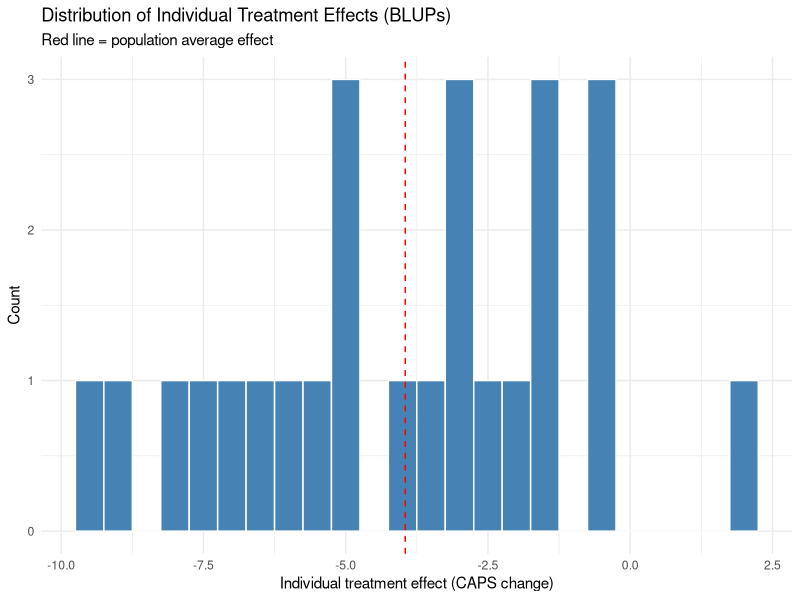
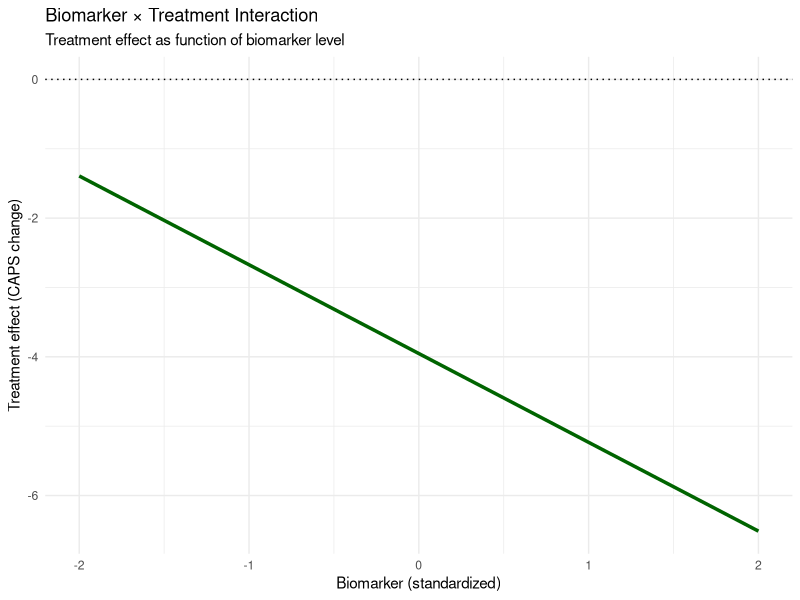
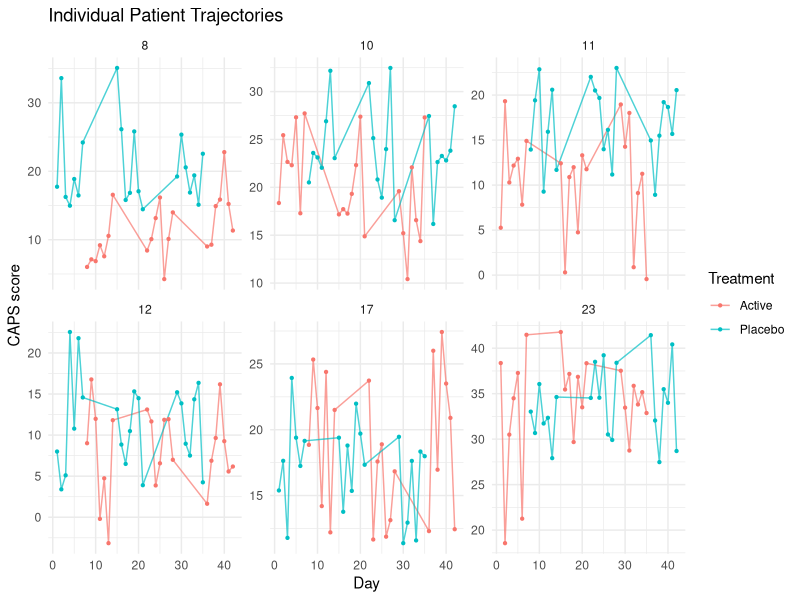
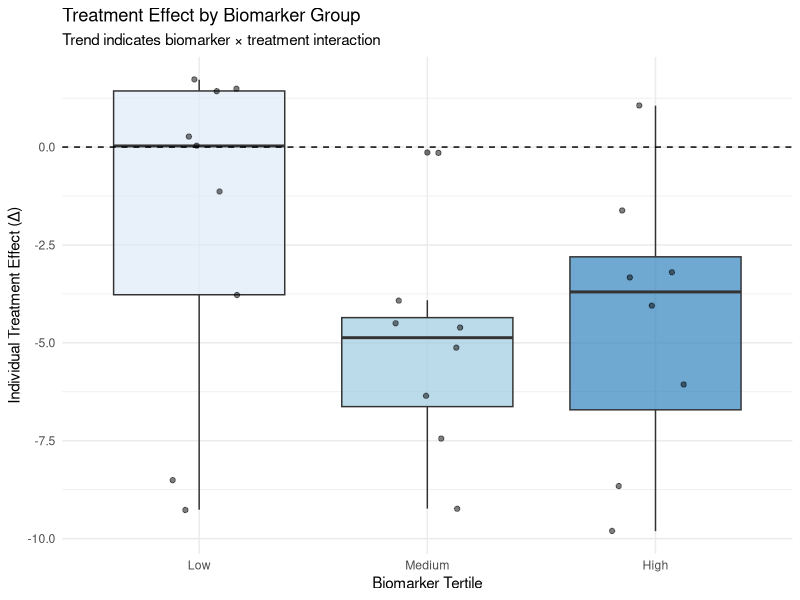
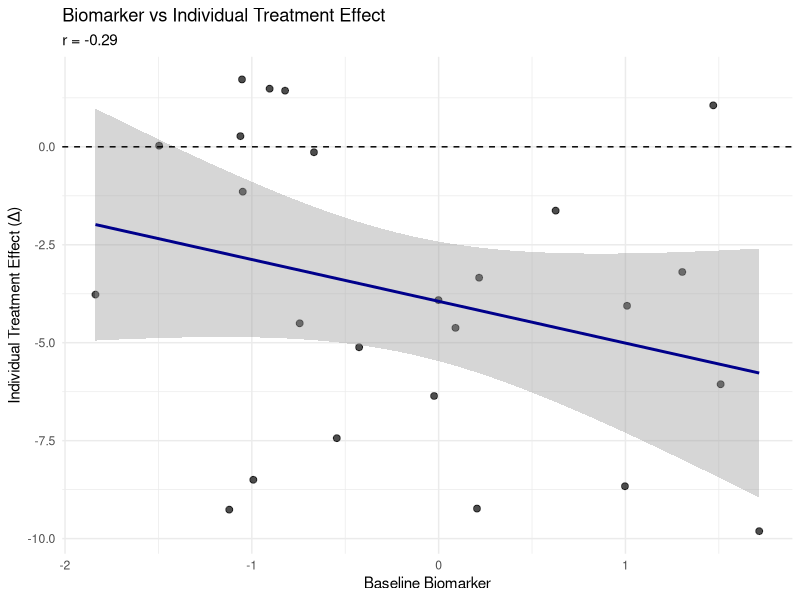
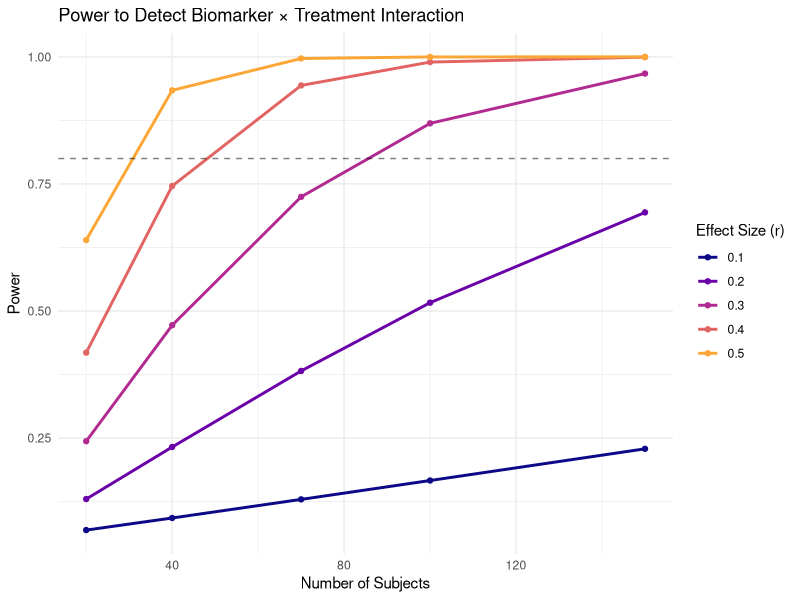
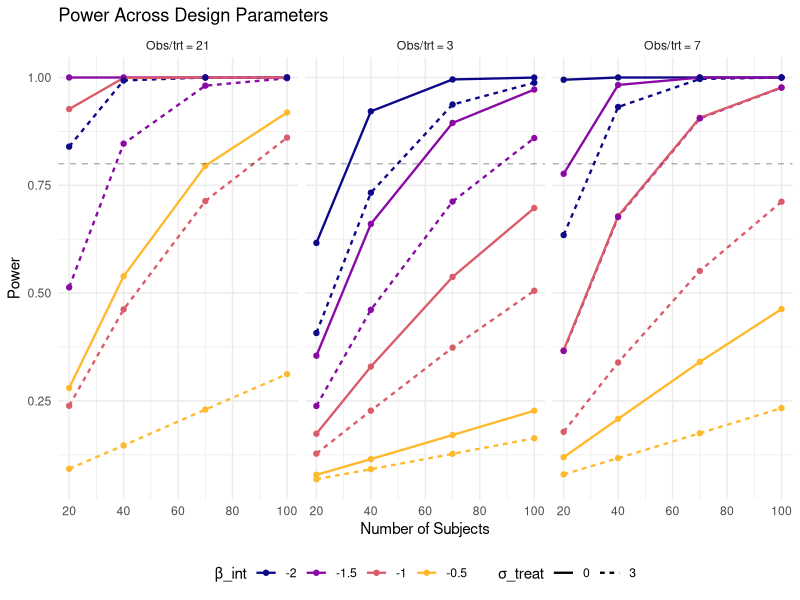

These charts were generated, in order, by the following R code:
## ---- chunk 1
knitr::opts_chunk$set(
  comment = "#>",
  collapse = TRUE,
  message = FALSE,
  warning = FALSE,
  fig.width = 7,
  fig.height = 5
)
## ---- chunk 2
library(tidyverse)
library(lme4)
library(lmerTest)  # Provides p-values for lmer models
library(nlme)
library(emmeans)
# library(brms)  # Uncomment if using Bayesian models
## ---- chunk 3
set.seed(2025)

# Parameters
n_subj <- 40
periods <- 3

# True effects
mu <- 20                    # baseline mean CAPS score
beta_treat <- -4            # average treatment effect (reduction)
beta_bm <- 2                # biomarker main effect
beta_int <- -1.5            # biomarker x treatment interaction
beta_period <- 0.5          # period effect
sigma_subj <- 6             # between-subject SD
sigma_resid <- 8            # residual SD

# Create subject-level intercepts and baseline biomarker
subj_df <- tibble(
  subject = 1:n_subj,
  u = rnorm(n_subj, 0, sigma_subj),
  bm = rnorm(n_subj, 0, 1)
)

# Assign half to sequence ABA and half to BAB
subj_df <- subj_df %>%
  mutate(sequence = rep(c("ABA", "BAB"), length.out = n_subj))

# Expand to periods
crossover <- subj_df %>%
  group_by(subject) %>%
  reframe(period = 1:periods, u = u, bm = bm, sequence = sequence) %>%
  mutate(
    treatment = case_when(
      sequence == "ABA" & period == 1 ~ "A",
      sequence == "ABA" & period == 2 ~ "B",
      sequence == "ABA" & period == 3 ~ "A",
      sequence == "BAB" & period == 1 ~ "B",
      sequence == "BAB" & period == 2 ~ "A",
      sequence == "BAB" & period == 3 ~ "B"
    ),
    trt_indicator = if_else(treatment == "B", 1, 0)
  )

# Simulate outcome with biomarker interaction
crossover <- crossover %>%
  mutate(
    Y = mu + u +
      beta_period * period +
      beta_treat * trt_indicator +
      beta_bm * bm +
      beta_int * trt_indicator * bm +
      rnorm(n(), 0, sigma_resid)
  )

# Quick glance
head(crossover)
## ---- chunk 4
# lmer with random intercept and biomarker x treatment interaction
m_crossover <- lmer(
  Y ~ trt_indicator * bm + factor(period) + (1 | subject),
  data = crossover
)
summary(m_crossover)

# Estimated average treatment effect (at mean biomarker = 0)
fixef(m_crossover)["trt_indicator"]

# Estimated biomarker x treatment interaction (population-level)
fixef(m_crossover)["trt_indicator:bm"]

# Treatment effect at different biomarker levels
emmeans(m_crossover, ~ trt_indicator | bm, at = list(bm = c(-1, 0, 1)))
## ---- chunk 5
set.seed(2025)

n_subj <- 25
cycles <- 6
obs_per_period <- 7

# True effects
mu <- 20
beta_treat_pop <- -4
beta_bm <- 2
beta_int_pop <- -1.5
beta_carry <- 1.5

sigma_subj <- 6
sigma_treat_sd <- 3
sigma_int_sd <- 0.8
sigma_resid <- 5

# Create subject-level random effects
subj <- tibble(
  subject = 1:n_subj,
  u = rnorm(n_subj, 0, sigma_subj),
  u_trt = rnorm(n_subj, 0, sigma_treat_sd),
  u_int = rnorm(n_subj, 0, sigma_int_sd),
  bm_baseline = rnorm(n_subj, 0, 1)
)

# Build periods alternating A/B starting at random
nof1 <- subj %>%
  crossing(period = 1:cycles) %>%
  group_by(subject) %>%
  mutate(order_start = first(sample(c(0, 1), 1))) %>%
  ungroup() %>%
  mutate(trt_indicator = (order_start + period) %% 2)

# Expand to daily observations within each period
nof1 <- nof1 %>%
  crossing(day = 1:obs_per_period) %>%
  arrange(subject, period, day)

# Add time-varying biomarker
nof1 <- nof1 %>%
  mutate(bm = bm_baseline + rnorm(n(), 0, 0.3))

# Add carryover effect
nof1 <- nof1 %>%
  group_by(subject) %>%
  mutate(
    prior_trt = lag(trt_indicator, default = 0),
    carryover = if_else(period > 1 & day <= 2, prior_trt, 0)
  ) %>%
  ungroup()

# Simulate outcomes
nof1 <- nof1 %>%
  mutate(
    Y = mu + u +
      (beta_treat_pop + u_trt) * trt_indicator +
      beta_bm * bm +
      (beta_int_pop + u_int) * trt_indicator * bm +
      beta_carry * carryover +
      rnorm(n(), 0, sigma_resid)
  )

# Inspect
nof1 %>%
  group_by(subject) %>%
  summarise(n_obs = n(), n_periods = n_distinct(period)) %>%
  head()
## ---- chunk 6
# Random intercept + random slope for treatment + biomarker interaction + carryover
m_nof1 <- lmer(
  Y ~ trt_indicator * bm + carryover + (1 + trt_indicator | subject),
  data = nof1,
  REML = TRUE
)
summary(m_nof1)

# Extract fixed (population) effects
fixef(m_nof1)

# Population treatment effect (at mean biomarker = 0)
fixef(m_nof1)["trt_indicator"]

# Population biomarker x treatment interaction
fixef(m_nof1)["trt_indicator:bm"]

# Carryover effect
fixef(m_nof1)["carryover"]

# Extract subject-specific treatment effects (BLUPs)
subj_trt_effects <- ranef(m_nof1)$subject[["trt_indicator"]] +
  fixef(m_nof1)["trt_indicator"]
head(subj_trt_effects)
## ---- chunk 7
# Plot individual subject treatment effects
subj_effects <- ranef(m_nof1)$subject %>%
  as.data.frame() %>%
  rownames_to_column(var = "subject") %>%
  mutate(
    subject = as.integer(subject),
    subj_trt = trt_indicator + fixef(m_nof1)["trt_indicator"]
  )

ggplot(subj_effects, aes(x = subj_trt)) +
  geom_histogram(binwidth = 0.5, fill = "steelblue", color = "white") +
  geom_vline(
    xintercept = fixef(m_nof1)["trt_indicator"],
    linetype = "dashed",
    color = "red"
  ) +
  labs(
    title = "Distribution of Individual Treatment Effects (BLUPs)",
    subtitle = "Red line = population average effect",
    x = "Individual treatment effect (CAPS change)",
    y = "Count"
  ) +
  theme_minimal()
## ---- chunk 8
# Plot biomarker x treatment interaction
bm_range <- seq(-2, 2, by = 0.1)
interaction_df <- tibble(
  bm = bm_range,
  trt_effect = fixef(m_nof1)["trt_indicator"] +
    fixef(m_nof1)["trt_indicator:bm"] * bm_range
)

ggplot(interaction_df, aes(x = bm, y = trt_effect)) +
  geom_line(linewidth = 1.2, color = "darkgreen") +
  geom_hline(yintercept = 0, linetype = "dotted") +
  labs(
    title = "Biomarker × Treatment Interaction",
    subtitle = "Treatment effect as function of biomarker level",
    x = "Biomarker (standardized)",
    y = "Treatment effect (CAPS change)"
  ) +
  theme_minimal()
## ---- chunk 9
# Observed trajectories for sample subjects
sample_subj <- sample(unique(nof1$subject), 6)

nof1 %>%
  filter(subject %in% sample_subj) %>%
  mutate(
    time = (period - 1) * obs_per_period + day,
    trt = if_else(trt_indicator == 1, "Active", "Placebo")
  ) %>%
  ggplot(aes(x = time, y = Y, color = trt)) +
  geom_line(alpha = 0.7) +
  geom_point(size = 0.8) +
  facet_wrap(~subject, scales = "free_y") +
  labs(
    title = "Individual Patient Trajectories",
    x = "Day",
    y = "CAPS score",
    color = "Treatment"
  ) +
  theme_minimal()
## ---- chunk 10
# Compute per-subject treatment effects from the N-of-1 data
subj_summary <- nof1 %>%
  group_by(subject, trt_indicator) %>%
  summarise(mean_Y = mean(Y), .groups = "drop") %>%
  pivot_wider(names_from = trt_indicator, values_from = mean_Y,
              names_prefix = "trt_") %>%
  mutate(delta = trt_1 - trt_0)  # Active - Placebo

# Merge with baseline biomarker
subj_summary <- nof1 %>%
  distinct(subject, bm_baseline) %>%
  right_join(subj_summary, by = "subject")

# Simple linear regression of treatment effect on biomarker
reg_summary <- lm(delta ~ bm_baseline, data = subj_summary)
summary(reg_summary)

# The slope directly estimates the interaction
coef(reg_summary)["bm_baseline"]
## ---- chunk 11
# Pearson correlation between biomarker and treatment effect
cor_result <- cor.test(subj_summary$bm_baseline, subj_summary$delta)
cor_result

# Effect size: r ≈ 0.1 small, r ≈ 0.3 medium, r ≈ 0.5 large
## ---- chunk 12
# Discretize biomarker into tertiles
subj_summary <- subj_summary %>%
  mutate(
    bm_tertile = cut(
      bm_baseline,
      breaks = quantile(bm_baseline, c(0, 1/3, 2/3, 1)),
      labels = c("Low", "Medium", "High"),
      include.lowest = TRUE
    )
  )

# One-way ANOVA
anova_result <- anova(lm(delta ~ bm_tertile, data = subj_summary))
anova_result

# Effect size: eta-squared
eta_sq <- anova_result["bm_tertile", "Sum Sq"] / sum(anova_result[, "Sum Sq"])
cat("Eta-squared:", round(eta_sq, 3), "\n")

# Cell means
subj_summary %>%
  group_by(bm_tertile) %>%
  summarise(
    n = n(),
    mean_delta = mean(delta),
    sd_delta = sd(delta),
    .groups = "drop"
  )
## ---- chunk 13
# Extract p-value from lmer model (requires lmerTest)
lmer_coefs <- coef(summary(m_nof1))
lmer_pval <- lmer_coefs["trt_indicator:bm", "Pr(>|t|)"]

# Compile results
comparison <- tibble(
  Method = c("Mixed Model", "Summary Regression", "Correlation", "ANOVA"),
  Estimate = c(
    fixef(m_nof1)["trt_indicator:bm"],
    coef(reg_summary)["bm_baseline"],
    cor_result$estimate,
    eta_sq
  ),
  P_value = c(
    lmer_pval,
    summary(reg_summary)$coefficients["bm_baseline", "Pr(>|t|)"],
    cor_result$p.value,
    anova_result["bm_tertile", "Pr(>F)"]
  )
)

comparison %>%
  mutate(Estimate = round(Estimate, 3),
         P_value = format.pval(P_value, digits = 3))
## ---- chunk 14
ggplot(subj_summary, aes(x = bm_tertile, y = delta, fill = bm_tertile)) +
  geom_boxplot(alpha = 0.7) +
  geom_jitter(width = 0.2, alpha = 0.5) +
  geom_hline(yintercept = 0, linetype = "dashed") +
  scale_fill_brewer(palette = "Blues") +
  labs(
    title = "Treatment Effect by Biomarker Group",
    subtitle = "Trend indicates biomarker × treatment interaction",
    x = "Biomarker Tertile",
    y = "Individual Treatment Effect (Δ)"
  ) +
  theme_minimal() +
  theme(legend.position = "none")
## ---- chunk 15
ggplot(subj_summary, aes(x = bm_baseline, y = delta)) +
  geom_point(alpha = 0.7, size = 2) +
  geom_smooth(method = "lm", se = TRUE, color = "darkblue") +
  geom_hline(yintercept = 0, linetype = "dashed") +
  labs(
    title = "Biomarker vs Individual Treatment Effect",
    subtitle = paste("r =", round(cor_result$estimate, 2)),
    x = "Baseline Biomarker",
    y = "Individual Treatment Effect (Δ)"
  ) +
  theme_minimal()
## ---- chunk 16
power_correlation <- function(r, n, alpha = 0.05) {
  ncp <- abs(r) * sqrt(n - 2) / sqrt(1 - r^2)
  t_crit <- qt(1 - alpha/2, n - 2)
  power <- pt(t_crit, n - 2, ncp, lower.tail = FALSE) +
           pt(-t_crit, n - 2, ncp, lower.tail = TRUE)
  return(power)
}

# Power table
power_table <- expand_grid(
  r = c(0.1, 0.2, 0.3, 0.4, 0.5),
  n = c(20, 40, 70, 100, 150)
) %>%
  mutate(power = map2_dbl(r, n, power_correlation))

power_table %>%
  pivot_wider(names_from = n, values_from = power, names_prefix = "N=") %>%
  mutate(across(starts_with("N="), ~round(., 2)))
## ---- chunk 17
ggplot(power_table, aes(x = n, y = power, color = factor(r))) +
  geom_line(linewidth = 1) +
  geom_point() +
  geom_hline(yintercept = 0.8, linetype = "dashed", alpha = 0.5) +
  scale_color_viridis_d(option = "plasma", end = 0.8) +
  labs(
    title = "Power to Detect Biomarker × Treatment Interaction",
    x = "Number of Subjects",
    y = "Power",
    color = "Effect Size (r)"
  ) +
  theme_minimal()
## ---- chunk 18
compute_expected_r <- function(beta_int, bm_sd, sigma_resid,
                                obs_per_trt, sigma_treat_sd = 0) {
  var_delta <- 2 * sigma_resid^2 / obs_per_trt + sigma_treat_sd^2
  r <- beta_int * bm_sd / sqrt(var_delta)
  return(r)
}

# For our simulation:
expected_r <- compute_expected_r(
  beta_int = beta_int_pop,
  bm_sd = 1,
  sigma_resid = sigma_resid,
  obs_per_trt = cycles * obs_per_period / 2,
  sigma_treat_sd = sigma_treat_sd
)

cat("Expected r:", round(expected_r, 3), "\n")
cat("Power (N=25):", round(power_correlation(expected_r, n_subj), 3), "\n")
## ---- chunk 19
power_grid <- expand_grid(
  n_subj = c(20, 40, 70, 100),
  beta_int = c(-0.5, -1.0, -1.5, -2.0),
  obs_per_trt = c(3, 7, 21),
  sigma_treat_sd = c(0, 3)
) %>%
  mutate(
    bm_sd = 1,
    sigma_resid = 5,
    expected_r = compute_expected_r(beta_int, bm_sd, sigma_resid,
                                     obs_per_trt, sigma_treat_sd),
    power = map2_dbl(abs(expected_r), n_subj, power_correlation)
  )

ggplot(power_grid, aes(x = n_subj, y = power,
                        color = factor(beta_int),
                        linetype = factor(sigma_treat_sd))) +
  geom_line(linewidth = 0.8) +
  geom_point(size = 1.5) +
  geom_hline(yintercept = 0.8, linetype = "dashed", alpha = 0.3) +
  facet_wrap(~paste("Obs/trt =", obs_per_trt)) +
  scale_color_viridis_d(option = "plasma", end = 0.85) +
  labs(
    title = "Power Across Design Parameters",
    x = "Number of Subjects",
    y = "Power",
    color = "β_int",
    linetype = "σ_treat"
  ) +
  theme_minimal() +
  theme(legend.position = "bottom")
